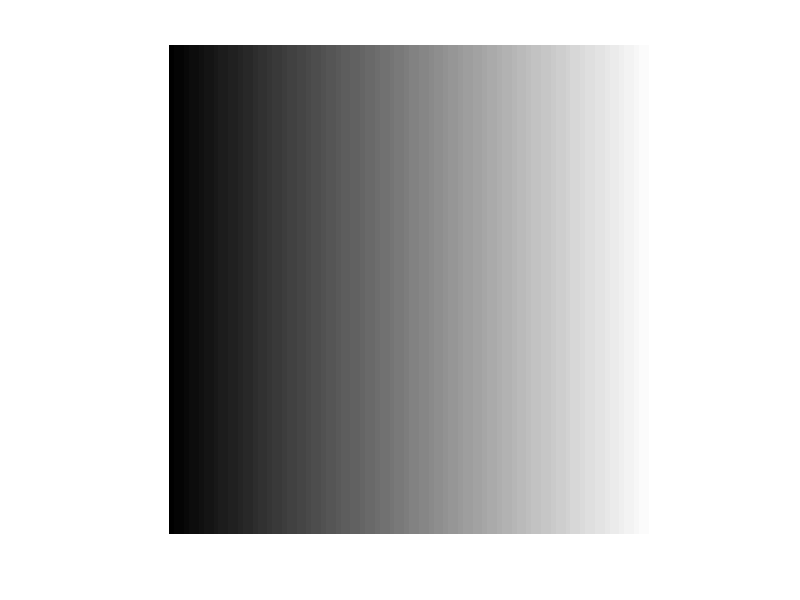

Recreate this plot in MATLAB.
clc;
clear;
close all;

% Author : Akide Liu 
% Date : 21 / 03 / 2020 
% License and copyright notice: GNU General Public License v3.0 
% https://github.com/AkideLiu/Matlab/blob/master/LICENSE

% Description : This script that uses nested loops to create a 100 by 100 element 2D array representing an image that shades from black at the left of the image to white at the right of the image.


% make a 2d array of values.
% set up an empty array
imageData = [];
imSize = 100;
numRows = imSize;
numCols = imSize;

% populate using a nested loop

for row = [1:numRows]
    % empty vector for row
    imageRow = [];
    for col = [1:numCols]
        % make a pixel val in 0..1
        pixelVal = (col)/(imSize);
        % add value for pixel
        imageRow = [imageRow pixelVal];
    end
    imageData = [imageData; imageRow];
end

% display as an image
imshow(imageData);

% save as an image
imwrite(imageData, 'test3.png');

% load an image
newImageData = imread('test3.png');
whos newImageData;
